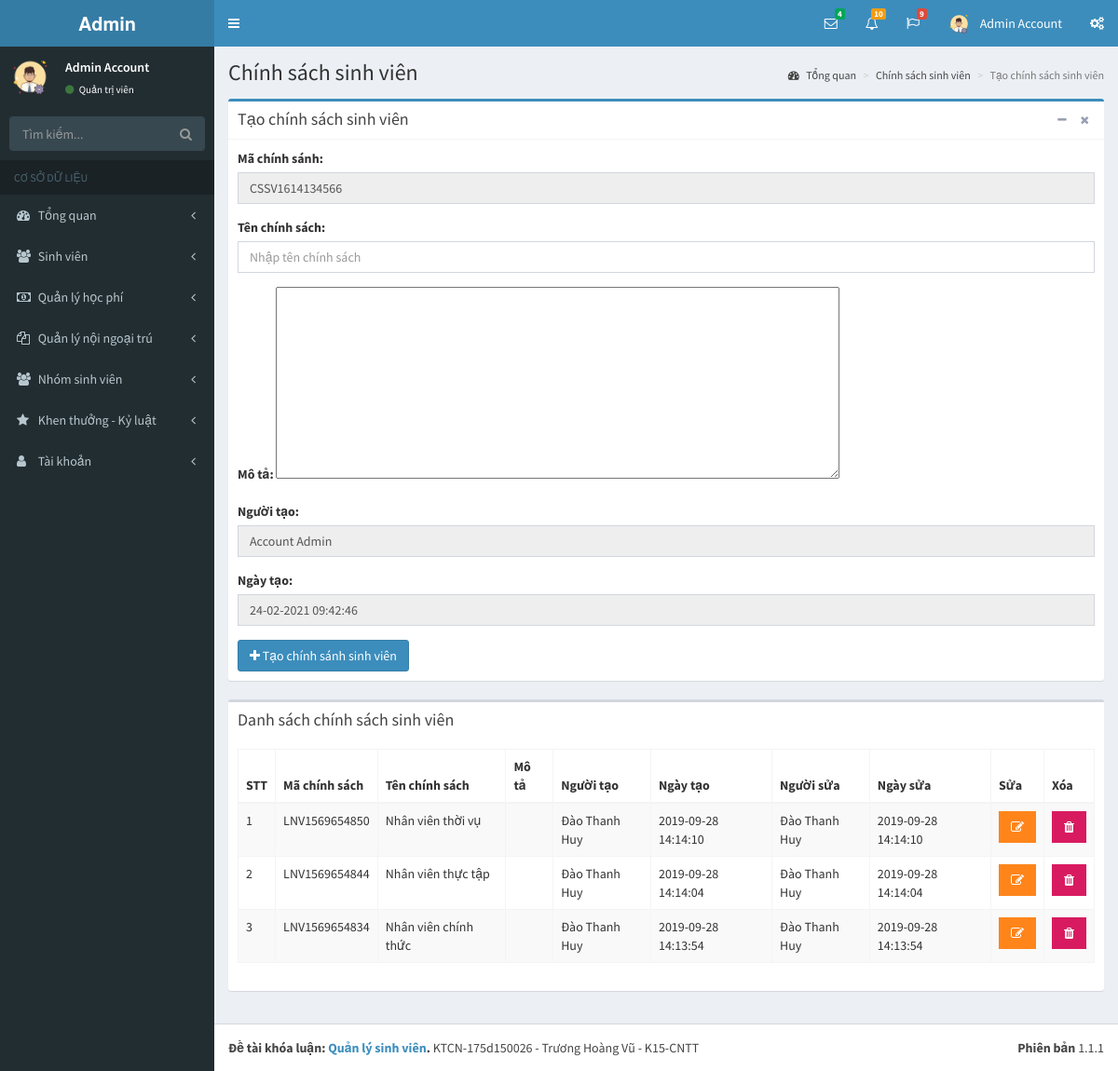
/pages/chinh-sach.php (signed in), run on the app's committed database.
### tables this page shows
CREATE TABLE `tai_khoan` (
  `id` int(11) NOT NULL,
  `ho` varchar(50) NOT NULL,
  `ten` varchar(50) NOT NULL,
  `hinh_anh` varchar(50) NOT NULL,
  `email` varchar(50) NOT NULL,
  `mat_khau` varchar(50) NOT NULL,
  `so_dt` varchar(50) NOT NULL,
  `quyen` tinyint(1) NOT NULL,
  `trang_thai` tinyint(1) NOT NULL,
  `truy_cap` int(11) NOT NULL,
  `ngay_tao` datetime NOT NULL,
  `ngay_sua` datetime NOT NULL
);

CREATE TABLE `loai_nv` (
  `id` int(11) NOT NULL,
  `ma_loai_nv` varchar(50) NOT NULL,
  `ten_loai_nv` varchar(50) NOT NULL,
  `ghi_chu` varchar(255) NOT NULL,
  `nguoi_tao` varchar(50) NOT NULL,
  `ngay_tao` datetime NOT NULL,
  `nguoi_sua` varchar(50) NOT NULL,
  `ngay_sua` datetime NOT NULL
);

### pages/chinh-sach.php (the view, shortened to what this page needs)
<?php
if(isset($_SESSION['username']) && isset($_SESSION['level']))
{
  include('../layouts/header.php');
  include('../layouts/topbar.php');
  include('../layouts/sidebar.php');
  $showData = "SELECT id, ma_loai_nv, ten_loai_nv, ghi_chu, nguoi_tao, ngay_tao, nguoi_sua, ngay_sua FROM loai_nv ORDER BY ngay_tao DESC";
  $result = mysqli_query($conn, $showData);
  $arrShow = array();
  while ($row = mysqli_fetch_array($result)) {
    $arrShow[] = $row;
  }
  $typeCode = "CSSV" . time();
?>
  <div class="content-wrapper">
    <section class="content-header">
      <h1>
        Chính sách sinh viên
      </h1>
      <ol class="breadcrumb">
        <li><a href="index.php?p=index&a=statistic"><i class="fa fa-dashboard"></i> Tổng quan</a></li>
        <li><a href="chinh-sach.php?p=staff&a=employee-type">Chính sách sinh viên</a></li>
        <li class="active">Tạo chính sách sinh viên</li>
      </ol>
    </section>
    <section class="content">
      <div class="row">
        <div class="col-xs-12">
          <div class="box box-primary">
            <div class="box-header with-border">
              <h3 class="box-title">Tạo chính sách sinh viên</h3>
              <div class="box-tools pull-right">
                <button type="button" class="btn btn-box-tool" data-widget="collapse"><i class="fa fa-minus"></i></button>
                <button type="button" class="btn btn-box-tool" data-widget="remove"><i class="fa fa-remove"></i></button>
              </div>
            </div>
            <div class="box-body">
              <form action="" method="POST">
                <div class="row">
                  <div class="col-md-12">
                    <div class="form-group">
                      <label for="exampleInputEmail1">Mã chính sánh: </label>
                      <input type="text" class="form-control" id="exampleInputEmail1" name="speacialCode" value="<?php echo $typeCode; ?>" readonly>
                    </div>
                    <div class="form-group">
                      <label for="exampleInputEmail1">Tên chính sách: </label>
                      <input type="text" class="form-control" id="exampleInputEmail1" placeholder="Nhập tên chính sách" name="typeName">
                    </div>
                    <div class="form-group">
                      <label for="exampleInputEmail1">Mô tả: </label>
                      <textarea id="editor1" rows="10" cols="80" name="description">
                      </textarea>
                    </div>
                    <div class="form-group">
                      <label for="exampleInputEmail1">Người tạo: </label>
                      <input type="text" class="form-control" id="exampleInputEmail1" value="<?php echo $row_acc['ho']; ?> <?php echo $row_acc['ten']; ?>" name="personCreate" readonly>
                    </div>
                    <div class="form-group">
                      <label for="exampleInputEmail1">Ngày tạo: </label>
                      <input type="text" class="form-control" id="exampleInputEmail1" value="<?php echo date('d-m-Y H:i:s'); ?>" name="dateCreate" readonly>
                    </div>
                    <?php
                      if($_SESSION['level'] == 1)
                        echo "<button type='submit' class='btn btn-primary' name='save'><i class='fa fa-plus'></i> Tạo chính sánh sinh viên</button>";
                    ?>
                  </div>
                </div>
              </form>
            </div>
          </div>
          <div class="box">
            <div class="box-header">
              <h3 class="box-title">Danh sách chính sách sinh viên</h3>
            </div>
            <div class="box-body">
              <div class="table-responsive">
                <table id="example1" class="table table-bordered table-striped">
                  <thead>
                  <tr>
                    <th>STT</th>
                    <th>Mã chính sách</th>
                    <th>Tên chính sách</th>
                    <th>Mô tả</th>
                    <th>Người tạo</th>
                    <th>Ngày tạo</th>
                    <th>Người sửa</th>
                    <th>Ngày sửa</th>
                    <th>Sửa</th>
                    <th>Xóa</th>
                  </tr>
                  </thead>
                  <tbody>
                  <?php
                    $count = 1;
                    foreach ($arrShow as $arrS)
                    {
                  ?>
                      <tr>
                        <td><?php echo $count; ?></td>
                        <td><?php echo $arrS['ma_loai_nv']; ?></td>
                        <td><?php echo $arrS['ten_loai_nv']; ?></td>
                        <td><?php echo $arrS['ghi_chu']; ?></td>
                        <td><?php echo $arrS['nguoi_tao']; ?></td>
                        <td><?php echo $arrS['ngay_tao']; ?></td>
                        <td><?php echo $arrS['nguoi_sua']; ?></td>
                        <td><?php echo $arrS['ngay_sua']; ?></td>
                        <th>
                          <?php
                            if($row_acc['quyen'] == 1)
                            {
                              echo "<form method='POST'>";
                              echo "<button type='submit' class='btn bg-orange btn-flat'  name='edit'><i class='fa fa-edit'></i></button>";
                              echo "</form>";
                            }
                            else
                            {
                              echo "<button type='button' class='btn bg-orange btn-flat' disabled><i class='fa fa-edit'></i></button>";
                            }
                          ?>
                        </th>
                        <th>
                          <?php
                            if($row_acc['quyen'] == 1)
                            {
                              echo "<button type='button' class='btn bg-maroon btn-flat' data-toggle='modal' data-target='#exampleModal' data-whatever='".$arrS['id']."'><i class='fa fa-trash'></i></button>";
                            }
                            else
                            {
                              echo "<button type='button' class='btn bg-maroon btn-flat' disabled><i class='fa fa-trash'></i></button>";
                            }
                          ?>
                        </th>
                      </tr>
                  <?php
                      $count++;
                    }
                  ?>
                  </tbody>
                </table>
              </div>
            </div>
          </div>
        </div>
      </div>
    </section>
  </div>
<?php
  include('../layouts/footer.php');
}
else
{
  header('Location: dang-nhap.php');
}
?>

### layouts/topbar.php (shortened to what this page needs)
<body class="hold-transition skin-blue sidebar-mini">
<div class="wrapper">
  <header class="main-header">
    <a href="index.php?p=index&a=statistic" class="logo">
      <span class="logo-lg"><b>Admin</b></span>
    </a>
    <nav class="navbar navbar-static-top">
      <a href="#" class="sidebar-toggle" data-toggle="push-menu" role="button">
      </a>
      <div class="navbar-custom-menu">
        <ul class="nav navbar-nav">
          <li class="dropdown messages-menu">
            <a href="#" class="dropdown-toggle" data-toggle="dropdown">
              <i class="fa fa-envelope-o"></i>
              <span class="label label-success">4</span>
            </a>
          </li>
          <li class="dropdown notifications-menu">
            <a href="#" class="dropdown-toggle" data-toggle="dropdown">
              <i class="fa fa-bell-o"></i>
              <span class="label label-warning">10</span>
            </a>
          </li>
          <li class="dropdown tasks-menu">
            <a href="#" class="dropdown-toggle" data-toggle="dropdown">
              <i class="fa fa-flag-o"></i>
              <span class="label label-danger">9</span>
            </a>
          </li>
          <li class="dropdown user user-menu">
            <a href="#" class="dropdown-toggle" data-toggle="dropdown">
              <img src="../uploads/images/<?php echo $row_acc['hinh_anh']; ?>" class="user-image" alt="User Image">
              <span class="hidden-xs"><?php echo $row_acc['ten']; ?> <?php echo $row_acc['ho']; ?></span>
            </a>
          </li>
          <li>
            <a href="#" data-toggle="control-sidebar"><i class="fa fa-gears"></i></a>
          </li>
        </ul>
      </div>
    </nav>
  </header>

### layouts/sidebar.php (shortened to what this page needs)
<aside class="main-sidebar">
  <section class="sidebar">
    <div class="user-panel">
      <div class="pull-left image">
        <img src="../uploads/images/<?php echo $row_acc['hinh_anh']; ?>" class="img-circle" alt="User Image">
      </div>
      <div class="pull-left info">
        <p>
          <?php echo $row_acc['ten']; ?> <?php echo $row_acc['ho']; ?>
        </p>
        <a href="#"><i class="fa fa-circle text-success"></i>
          <?php
            if($row_acc['quyen'] == 1)
            {
              echo "Quản trị viên";
            }
            else
            {
              echo "Sinh viên";
            }
          ?>
        </a>
      </div>
    </div>
    <form action="#" method="get" class="sidebar-form">
      <div class="input-group">
        <input type="text" name="q" class="form-control" placeholder="Tìm kiếm...">
        <span class="input-group-btn">
              <button type="submit" name="search" id="search-btn" class="btn btn-flat"><i class="fa fa-search"></i>
              </button>
            </span>
      </div>
    </form>
    <ul class="sidebar-menu" data-widget="tree">
      <li class="header">CƠ SỞ DỮ LIỆU</li>
      <li class="<?php if($p == 'index') echo 'active'; ?> treeview">
        <a href="#">
          <i class="fa fa-dashboard"></i> <span>Tổng quan</span>
          <span class="pull-right-container">
            <i class="fa fa-angle-left pull-right"></i>
          </span>
        </a>
      </li>
      <li class="<?php if($p == 'staff') echo 'active'; ?> treeview">
        <a href="#">
          <i class="fa fa-users"></i>
          <span>Sinh viên</span>
          <span class="pull-right-container">
            <i class="fa fa-angle-left pull-right"></i>
          </span>
        </a>
      </li>
      <li class="<?php if($p == 'salary') echo 'active'; ?> treeview">
        <a href="#">
          <i class="fa fa-money"></i>
          <span>Quản lý học phí</span>
          <span class="pull-right-container">
            <i class="fa fa-angle-left pull-right"></i>
          </span>
        </a>
      </li>
      <li class="<?php if($p == 'collaborate') echo 'active'; ?> treeview">
        <a href="#">
          <i class="fa fa-files-o"></i>
          <span>Quản lý nội ngoại trú</span>
          <span class="pull-right-container">
            <i class="fa fa-angle-left pull-right"></i>
          </span>
        </a>
      </li>
      <li class="<?php if($p == 'group') echo 'active'; ?> treeview">
        <a href="#">
          <i class="fa fa-users"></i> <span>Nhóm sinh viên</span>
          <span class="pull-right-container">
            <i class="fa fa-angle-left pull-right"></i>
          </span>
        </a>
      </li>
      <li class="<?php if($p == 'bonus-discipline') echo 'active'; ?> treeview">
        <a href="#">
          <i class="fa fa-star"></i> <span>Khen thưởng - Kỷ luật</span>
          <span class="pull-right-container">
            <i class="fa fa-angle-left pull-right"></i>
          </span>
        </a>
      </li>
      <li class="<?php if($p == 'account') echo 'active'; ?> treeview">
        <a href="#">
          <i class="fa fa-user"></i> <span>Tài khoản</span>
          <span class="pull-right-container">
            <i class="fa fa-angle-left pull-right"></i>
          </span>
        </a>
      </li>
    </ul>
  </section>
</aside>

### data on the page
tai_khoan: hinh_anh (picture), ten "Admin", ho "Account", personCreate "Account Admin"
loai_nv: ma_loai_nv "LNV1569654850", ten_loai_nv "Nhân viên thời vụ", nguoi_tao "Đào Thanh Huy", ngay_tao "2019-09-28 14:14:10", nguoi_sua "Đào Thanh Huy", ngay_sua "2019-09-28 14:14:10"
loai_nv: ma_loai_nv "LNV1569654844", ten_loai_nv "Nhân viên thực tập", nguoi_tao "Đào Thanh Huy", ngay_tao "2019-09-28 14:14:04", nguoi_sua "Đào Thanh Huy", ngay_sua "2019-09-28 14:14:04"
loai_nv: ma_loai_nv "LNV1569654834", ten_loai_nv "Nhân viên chính thức", nguoi_tao "Đào Thanh Huy", ngay_tao "2019-09-28 14:13:54", nguoi_sua "Đào Thanh Huy", ngay_sua "2019-09-28 14:13:54"
